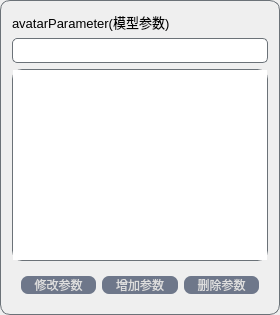
                            <widget class="QFrame" name="select_slicer_frame">
                             <property name="acceptDrops">
                              <bool>true</bool>
                             </property>
                             <property name="styleSheet">
                              <string notr="true">QFrame{
border:1px solid rgb(107, 114, 120);
border-radius: 10px;
border-radius: 10px;
}</string>
                             </property>
                             <property name="frameShape">
                              <enum>QFrame::Shape::StyledPanel</enum>
                             </property>
                             <property name="frameShadow">
                              <enum>QFrame::Shadow::Raised</enum>
                             </property>
                             <layout class="QVBoxLayout" name="verticalLayout_2">
                              <item>
                               <widget class="QLabel" name="avatarParameter_setting">
                                <property name="styleSheet">
                                 <string notr="true">border:none;
</string>
                                </property>
                                <property name="text">
                                 <string>&lt;html&gt;&lt;head/&gt;&lt;body&gt;&lt;p&gt;&lt;span style=&quot; font-size:10pt;&quot;&gt;avatarParameter(模型参数)&lt;/span&gt;&lt;/p&gt;&lt;/body&gt;&lt;/html&gt;</string>
                                </property>
                               </widget>
                              </item>
                              <item>
                               <widget class="QLineEdit" name="select_avatarParameter_lineedit">
                                <property name="minimumSize">
                                 <size>
                                  <width>0</width>
                                  <height>25</height>
                                 </size>
                                </property>
                                <property name="maximumSize">
                                 <size>
                                  <width>16777215</width>
                                  <height>25</height>
                                 </size>
                                </property>
                                <property name="styleSheet">
                                 <string notr="true">border:1px solid rgb(107, 114, 120);
border-radius: 10px;
font: 12pt &quot;微软雅黑&quot;;
border-radius: 5px;	</string>
                                </property>
                                <property name="text">
                                 <string/>
                                </property>
                                <property name="readOnly">
                                 <bool>false</bool>
                                </property>
                               </widget>
                              </item>
                              <item>
                               <widget class="QListWidget" name="avatar_listWidget">
                                <property name="minimumSize">
                                 <size>
                                  <width>200</width>
                                  <height>150</height>
                                 </size>
                                </property>
                                <property name="acceptDrops">
                                 <bool>false</bool>
                                </property>
                                <property name="styleSheet">
                                 <string notr="true">QListWidget
{
	border:1px solid rgb(107, 114, 120);
	border-radius: 10px;
	font: 9pt &quot;微软雅黑&quot;;
	border-radius: 10px;	
}
QListWidget::item:selected
{
	background-color:rgb(38,71,99);
	color: rgb(255, 255, 255);
}
</string>
                                </property>
                                <property name="verticalScrollBarPolicy">
                                 <enum>Qt::ScrollBarPolicy::ScrollBarAsNeeded</enum>
                                </property>
                                <property name="editTriggers">
                                 <set>QAbstractItemView::EditTrigger::NoEditTriggers</set>
                                </property>
                                <property name="showDropIndicator" stdset="0">
                                 <bool>false</bool>
                                </property>
                                <property name="dragEnabled">
                                 <bool>false</bool>
                                </property>
                                <property name="dragDropOverwriteMode">
                                 <bool>false</bool>
                                </property>
                                <property name="dragDropMode">
                                 <enum>QAbstractItemView::DragDropMode::NoDragDrop</enum>
                                </property>
                                <property name="selectionMode">
                                 <enum>QAbstractItemView::SelectionMode::SingleSelection</enum>
                                </property>
                                <property name="selectionBehavior">
                                 <enum>QAbstractItemView::SelectionBehavior::SelectItems</enum>
                                </property>
                                <property name="currentRow">
                                 <number>-1</number>
                                </property>
                               </widget>
                              </item>
                              <item>
                               <widget class="QFrame" name="select_slicer_frame_3">
                                <property name="styleSheet">
                                 <string notr="true">border:none;</string>
                                </property>
                                <property name="frameShape">
                                 <enum>QFrame::Shape::StyledPanel</enum>
                                </property>
                                <property name="frameShadow">
                                 <enum>QFrame::Shadow::Raised</enum>
                                </property>
                                <layout class="QHBoxLayout" name="horizontalLayout">
                                 <item>
                                  <widget class="QPushButton" name="change_avater_btn">
                                   <property name="styleSheet">
                                    <string notr="true">QPushButton:hover {
	background-color: rgb(42, 62, 80);
	color: rgb(255, 255, 255);
}
QPushButton:pressed {
    background-color: rgb(40, 44, 52);
}
QPushButton {
    background-color: rgb(110, 119, 138);
   	color: rgb(221, 221, 221);
    font: 8pt &quot;微软雅黑&quot;;
	border-radius: 7px;
}
</string>
                                   </property>
                                   <property name="text">
                                    <string>修改参数</string>
                                   </property>
                                  </widget>
                                 </item>
                                 <item>
                                  <widget class="QPushButton" name="add_avatar_btn">
                                   <property name="styleSheet">
                                    <string notr="true">QPushButton:hover {
	background-color: rgb(42, 62, 80);
	color: rgb(255, 255, 255);
}
QPushButton:pressed {
    background-color: rgb(40, 44, 52);
}
QPushButton {
    background-color: rgb(110, 119, 138);
   	color: rgb(221, 221, 221);
    font: 8pt &quot;微软雅黑&quot;;
	border-radius: 7px;
}
</string>
                                   </property>
                                   <property name="text">
                                    <string>增加参数</string>
                                   </property>
                                  </widget>
                                 </item>
                                 <item>
                                  <widget class="QPushButton" name="delect_avatar_btn">
                                   <property name="styleSheet">
                                    <string notr="true">QPushButton:hover {
	background-color: rgb(42, 62, 80);
	color: rgb(255, 255, 255);
}
QPushButton:pressed {
    background-color: rgb(40, 44, 52);
}
QPushButton {
    background-color: rgb(110, 119, 138);
   	color: rgb(221, 221, 221);
    font: 8pt &quot;微软雅黑&quot;;
	border-radius: 7px;
}
</string>
                                   </property>
                                   <property name="text">
                                    <string>删除参数</string>
                                   </property>
                                  </widget>
                                 </item>
                                </layout>
                               </widget>
                              </item>
                             </layout>
                            </widget>
